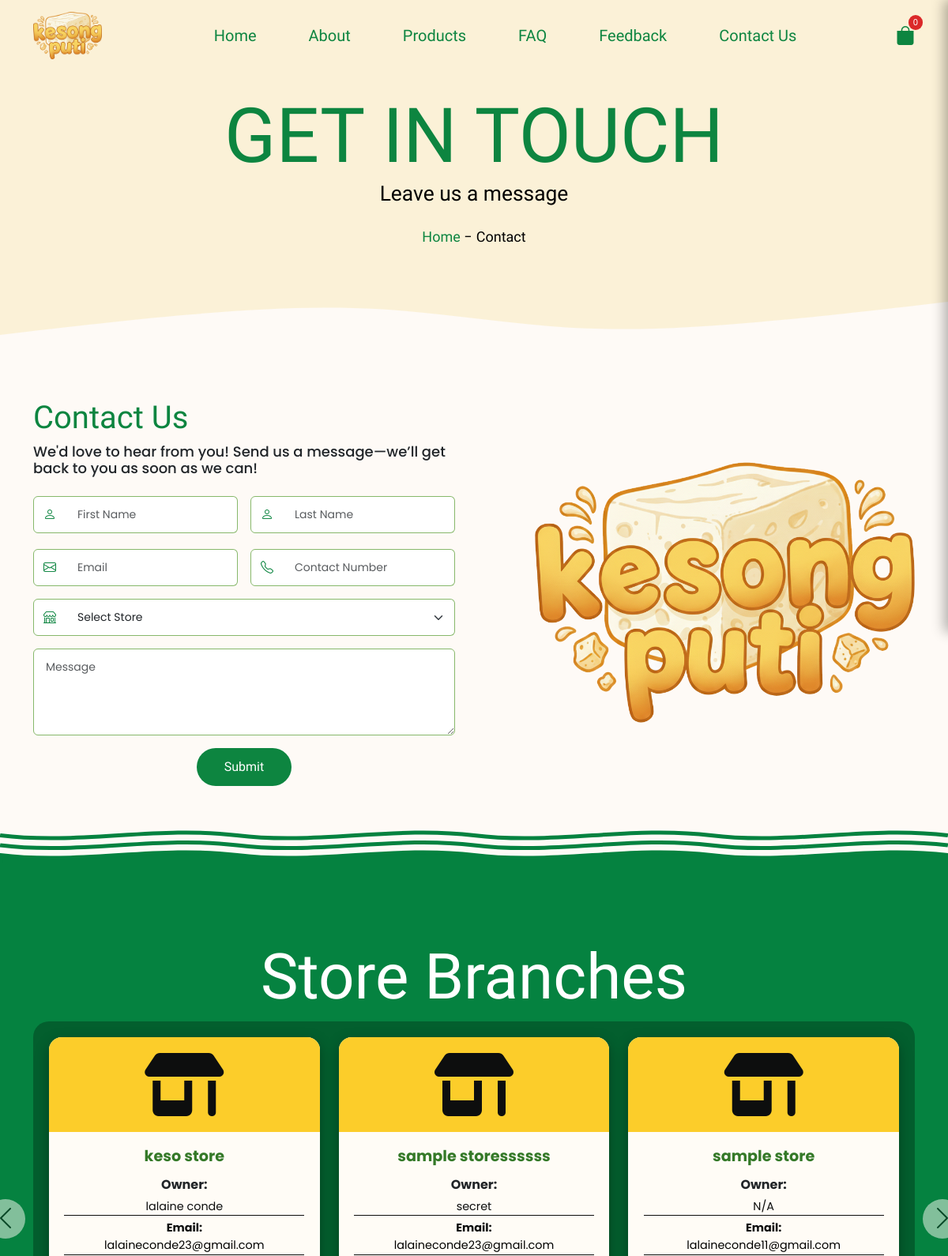
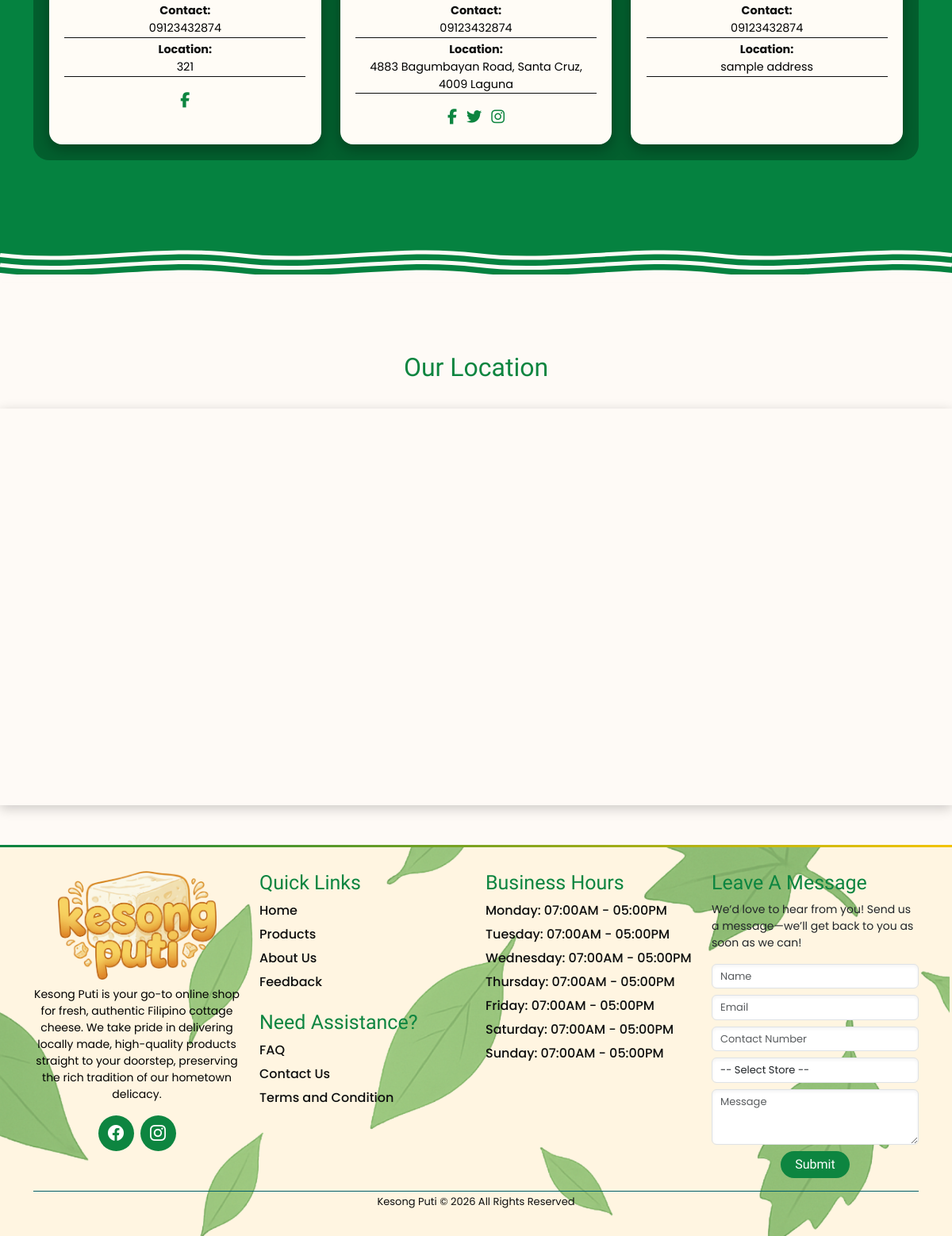
/interfaces/customer/contact.php, run on the app's committed database (2 pictures, top to bottom).
### tables this page shows
CREATE TABLE `page_headers` (
  `id` int(11) NOT NULL,
  `page_name` varchar(100) NOT NULL,
  `header_text` varchar(255) NOT NULL,
  `header_image` varchar(255) DEFAULT NULL,
  `part1` varchar(50) DEFAULT NULL,
  `part2` varchar(50) DEFAULT NULL,
  `part3` varchar(50) DEFAULT NULL
);

CREATE TABLE `store_contacts` (
  `id` int(11) NOT NULL,
  `store_name` varchar(255) NOT NULL,
  `owner` varchar(100) DEFAULT NULL,
  `email` text DEFAULT NULL,
  `phone` text DEFAULT NULL,
  `address` text DEFAULT NULL,
  `facebook` varchar(255) DEFAULT NULL,
  `twitter` varchar(255) DEFAULT NULL,
  `instagram` varchar(255) DEFAULT NULL,
  `latitude` decimal(10,8) DEFAULT NULL,
  `longitude` decimal(11,8) DEFAULT NULL
);

CREATE TABLE `footer_settings` (
  `id` int(11) NOT NULL,
  `logo` varchar(255) DEFAULT '../../assets/logo.png',
  `description` text DEFAULT NULL,
  `facebook_link` varchar(255) DEFAULT NULL,
  `instagram_link` varchar(255) DEFAULT NULL,
  `email` varchar(255) DEFAULT NULL,
  `phone` varchar(50) DEFAULT NULL,
  `address` varchar(255) DEFAULT NULL,
  `quick_links` text DEFAULT NULL,
  `updated_at` timestamp NOT NULL DEFAULT current_timestamp() ON UPDATE current_timestamp(),
  `bottom_text` varchar(255) NOT NULL DEFAULT 'Kesong Puti © 2025 All Rights Reserved',
  `background_image` varchar(255) DEFAULT NULL,
  `mon_hours` varchar(50) NOT NULL DEFAULT '07:00AM - 05:00PM',
  `tue_hours` varchar(50) NOT NULL DEFAULT '07:00AM - 05:00PM',
  `wed_hours` varchar(50) NOT NULL DEFAULT '07:00AM - 05:00PM',
  `thu_hours` varchar(50) NOT NULL DEFAULT '07:00AM - 05:00PM',
  `fri_hours` varchar(50) NOT NULL DEFAULT '07:00AM - 05:00PM',
  `sat_hours` varchar(50) NOT NULL DEFAULT '07:00AM - 05:00PM',
  `sun_hours` varchar(50) NOT NULL DEFAULT '07:00AM - 05:00PM'
);

### interfaces/customer/contact.php (the view, shortened to what the rows shown need)
<?php
require '../../connection.php';
$current_page = 'contact';
$isHomePage = ($current_page === 'home');
$page_subheader = "Leave us a message";
include ('../../includes/customer-dashboard.php');
?>
<!DOCTYPE html>
<html lang="en">
<head>
  <link rel="stylesheet" href="https://cdnjs.cloudflare.com/ajax/libs/font-awesome/6.5.2/css/all.min.css">
    <link
      href="https://cdn.jsdelivr.net/npm/bootstrap@5.3.7/dist/css/bootstrap.min.css"
      rel="stylesheet"
    >
    <link
      rel="stylesheet"
      href="https://cdnjs.cloudflare.com/ajax/libs/font-awesome/6.6.0/css/all.min.css"
    />
    <link rel="stylesheet" href="../../css/styles.css" >
  </head>
<body>
<section id="contact-us">
  <div class="container contact-container">
    <div class="row g-5">
          <div class="col-lg-6">
            <h1>Contact Us</h1>
            <h2 class="mb-4">
          We'd love to hear from you! Send us a message—we’ll get back to
          you as soon as we can!
        </h2>
                <?php
                  require '../../connection.php';
                ?>
      </div>
    </div>
  </div>
</section>
<section id="store-details" class="my-5">
  <div class="container py-5 store-details">
    <h2>Store Branches</h2>
    <div id="storeCarousel" class="carousel slide" data-bs-ride="carousel">
      <div class="carousel-inner">
        <?php
          $contactQuery = "SELECT * FROM store_contacts ORDER BY id DESC";
          $contactResult = mysqli_query($connection, $contactQuery);
          $counter = 0;
          while ($contact = mysqli_fetch_assoc($contactResult)) {
              if ($counter % 3 == 0) {
                  echo '<div class="carousel-item ' . ($counter == 0 ? 'active' : '') . '"><div class="row g-4">';
              }
              ?>
              <div class="col-md-4">
                <div class="store-card">
                  <div class="card-header-bar">
                    <i class="fa-solid fa-shop"></i>
                  </div>
                  <div class="card-body">
                    <h5 class="store-name"><?= htmlspecialchars($contact['store_name']) ?></h5>
                    <strong>Owner:</strong> <br />
                    <p class="store-info"> <?= htmlspecialchars($contact['owner'] ?? 'N/A') ?></p>
                    <p class="store-info">
                      <strong>Email:</strong> <br />
                      <a href="mailto:<?= htmlspecialchars($contact['email']) ?>?subject=Kesong%20Puti%20Customer%20Inquiry&body=Good%20day,%0D%0A%0D%0AI%20would%20like%20to%20inquire%20about..."
                        class="text-decoration-none">
                        <?= htmlspecialchars($contact['email']) ?>
                      </a>
                    </p>
                    <p class="store-info">
                      <strong>Contact:</strong> <br />
                      <a href="tel:<?= htmlspecialchars($contact['phone']) ?>" class="text-decoration-none">
                        <?= htmlspecialchars($contact['phone']) ?>
                      </a>
                    </p>
                    <p class="store-info">
                      <strong>Location:</strong> <br />
                      <a href="https://www.google.com/maps/search/?api=1&query=<?= urlencode($contact['address']) ?>"
                        target="_blank"
                        class="text-decoration-none">
                        <?= htmlspecialchars($contact['address']) ?>
                      </a>
                    </p>
                    <div class="social-icons">
                      <?php if (!empty($contact['facebook'])): ?>
                        <a href="<?= htmlspecialchars($contact['facebook']) ?>" target="_blank">
                          <i class="fa-brands fa-facebook-f"></i>
                        </a>
                      <?php endif; ?>
                      <?php if (!empty($contact['twitter'])): ?>
                        <a href="<?= htmlspecialchars($contact['twitter']) ?>" target="_blank">
                          <i class="fa-brands fa-twitter"></i>
                        </a>
                      <?php endif; ?>
                      <?php if (!empty($contact['instagram'])): ?>
                        <a href="<?= htmlspecialchars($contact['instagram']) ?>" target="_blank">
                          <i class="fa-brands fa-instagram"></i>
                        </a>
                      <?php endif; ?>
                    </div>
                  </div>
                </div>
              </div>
              <?php
              if ($counter % 3 == 2) {
                  echo '</div></div>';
              }
              $counter++;
          }
          if ($counter % 3 != 0) {
              echo '</div></div>';
          }
        ?>
      </div>
    </div>
  </div>
</section>
    <section id="location" class="location">
      <h2>Our Location</h2>
    </section>
      <?php include('../../includes/floating-button.php'); ?>
      <?php include('../../includes/footer.php'); ?>
</body>
</html>

### includes/customer-dashboard.php (shortened to what the rows shown need)
<?php
$header_image = "assets/header.png";
$home_header_part1 = "PURE";
$home_header_part2 = "CHEESE";
$home_header_part3 = "BLISS";
$header_colors = [];
$result = mysqli_query($connection, "SELECT * FROM home_settings");
while ($row = mysqli_fetch_assoc($result)) {
    $header_colors[$row['setting_key']] = $row['setting_value'];
}
$result = mysqli_query($connection, "SELECT part1, part2, part3 FROM page_headers WHERE page_name='home' LIMIT 1");
if ($row = mysqli_fetch_assoc($result)) {
    $home_header_part1 = $row['part1'] ?? $home_header_part1;
    $home_header_part2 = $row['part2'] ?? $home_header_part2;
    $home_header_part3 = $row['part3'] ?? $home_header_part3;
}
if (!empty($current_page)) {
    $result = mysqli_query($connection,
        "SELECT header_text, header_image
         FROM page_headers
         WHERE page_name='$current_page'
         LIMIT 1");
    if ($row = mysqli_fetch_assoc($result)) {
        $page_header = $row['header_text'] ?? "WELCOME";
        $header_image = $row['header_image'] ?? "uploads/header/header.png";
    }
}
?>
<!DOCTYPE html>
<html lang="en">
<head>
    <link
      href="https://cdn.jsdelivr.net/npm/bootstrap@5.3.7/dist/css/bootstrap.min.css"
      rel="stylesheet"
    >
    <link
      href="https://cdn.jsdelivr.net/npm/bootstrap-icons/font/bootstrap-icons.css"
      rel="stylesheet"
    >
    <link rel="stylesheet" href="../../css/styles.css" >
  </head>
<body>
<?php if($isHomePage): ?>
<section class="home-header-section">
  <div class="header-text">
    <h1>
      <span style="color: <?= htmlspecialchars($header_colors['home_header_font_color_part1'] ?? '#0D8540') ?>;">
        <?= htmlspecialchars($home_header_part1) ?>
      </span>
      <span style="color: <?= htmlspecialchars($header_colors['home_header_font_color_part2'] ?? '#F4C40F') ?>;">
        <?= htmlspecialchars($home_header_part2) ?>
      </span>
      <span style="color: <?= htmlspecialchars($header_colors['home_header_font_color_part3'] ?? '#0D8540') ?>;">
        <?= htmlspecialchars($home_header_part3) ?>
      </span>
    </h1>
  </div>
</section>
<?php else: ?>
    <section class="product-page"
             style="background-image: url('../../<?= htmlspecialchars($header_image) ?>');">
      <div class="header-text">
        <h1><?= htmlspecialchars($page_header) ?></h1>
        <h2><?= htmlspecialchars($page_subheader ?? '') ?></h2>
        <div class="mt-4 breadcrumb">
          <a href="index.php"><span>Home</span></a>
          <p class="separator">-</p>
          <span class="current-page"><?= ucfirst($current_page) ?></span>
        </div>
      </div>
    </section>
<?php endif; ?>
</body>
</html>

### includes/footer.php (shortened to what the rows shown need)
<?php
$query = "SELECT * FROM footer_settings ORDER BY id DESC LIMIT 1";
$result = mysqli_query($connection, $query);
$footer = mysqli_fetch_assoc($result);
$background_image = !empty($footer['background_image'])
    ? '../../uploads/footer/' . $footer['background_image']
    : 'leave.png';
$logo = !empty($footer['logo']) ? htmlspecialchars($footer['logo']) : 'logo.png';
?>
<!DOCTYPE html>
<html lang="en">
  <head>
    <link
      href="https://cdn.jsdelivr.net/npm/bootstrap@5.3.7/dist/css/bootstrap.min.css"
      rel="stylesheet"
    >
    <link
      href="https://cdn.jsdelivr.net/npm/bootstrap-icons/font/bootstrap-icons.css"
      rel="stylesheet"
    >
    <link rel="stylesheet" href="../../css/styles.css">
  </head>
<body>
    <section class="footer-separator"></section>
<footer style="
    padding: 30px 0;
    background-color: #FFF5E1;
    background-image: url('<?php echo $background_image; ?>');
    background-repeat: no-repeat;
    background-size: cover;
    background-position: center;
    font-family: var(--primary-font) !important;
">
  <div class="container footer-container">
    <div class="row">
      <div class="col-md-3 col-sm-12 text-center footer-logo">
      <img src="../../uploads/footer/<?php echo $logo; ?>" alt="Kesong Puti Logo" />
        <p class="small mt-2"><?php echo htmlspecialchars($footer['description']); ?></p>
        <div class="social-icons d-flex justify-content-center gap-2 mt-2">
          <a href="<?php echo htmlspecialchars($footer['facebook_link']); ?>" target="_blank" class="social-circle facebook"><i class="bi bi-facebook"></i></a>
          <a href="<?php echo htmlspecialchars($footer['instagram_link']); ?>" target="_blank" class="social-circle instagram"><i class="bi bi-instagram"></i></a>
        </div>
      </div>
      <div class="col-md-3 col-sm-12">
      </div>
      <div class="col-md-3 col-sm-12">
        <div class="contact-info">
          <h6 class="footer-title">Business Hours</h6>
          <p>Monday: <?= htmlspecialchars($footer['mon_hours']) ?></p>
          <p>Tuesday: <?= htmlspecialchars($footer['tue_hours']) ?></p>
          <p>Wednesday: <?= htmlspecialchars($footer['wed_hours']) ?></p>
          <p>Thursday: <?= htmlspecialchars($footer['thu_hours']) ?></p>
          <p>Friday: <?= htmlspecialchars($footer['fri_hours']) ?></p>
          <p>Saturday: <?= htmlspecialchars($footer['sat_hours']) ?></p>
          <p>Sunday: <?= htmlspecialchars($footer['sun_hours']) ?></p>
        </div>
      </div>
      <div class="col-md-3 col-sm-12 contact-form">
      </div>
    </div>
    <div class="footer-bottom text-center mt-3">
      <?php echo htmlspecialchars($footer['bottom_text']); ?>
    </div>
  </div>
</footer>
</body>
</html>

### data on the page
page_headers: header_text "GET IN TOUCH"
store_contacts: store_name "keso store", owner "lalaine conde", email "lalaineconde23@gmail.com", phone "09123432874", address "321"
store_contacts: store_name "sample storessssss", owner "secret", email "lalaineconde23@gmail.com", phone "09123432874", address "4883 Bagumbayan Road, Santa Cruz, 4009 Laguna"
store_contacts: store_name "sample store", owner "N/A", email "lalaineconde11@gmail.com", phone "09123432874", address "sample address"
footer_settings: background_image (picture), logo (picture), description "Kesong Puti is your go-to online shop for fresh, authentic Filipino cottage cheese. We take pride in delivering locally made, high-quality products straight to your doorstep, preserving the rich tradition of our hometown delicacy.", mon_hours "07:00AM - 05:00PM", tue_hours "07:00AM - 05:00PM", wed_hours "07:00AM - 05:00PM", thu_hours "07:00AM - 05:00PM", fri_hours "07:00AM - 05:00PM", sat_hours "07:00AM - 05:00PM", sun_hours "07:00AM - 05:00PM", bottom_text "Kesong Puti © 2026 All Rights Reserved"

### other printed values
$page_subheader "Leave us a message"
$current_page "Contact"
$link['name'] "Home"
$link['name'] "Products"
$link['name'] "About Us"
$link['name'] "Feedback"
$link['name'] "FAQ"
$link['name'] "Contact Us"
$link['name'] "Terms and Condition"
